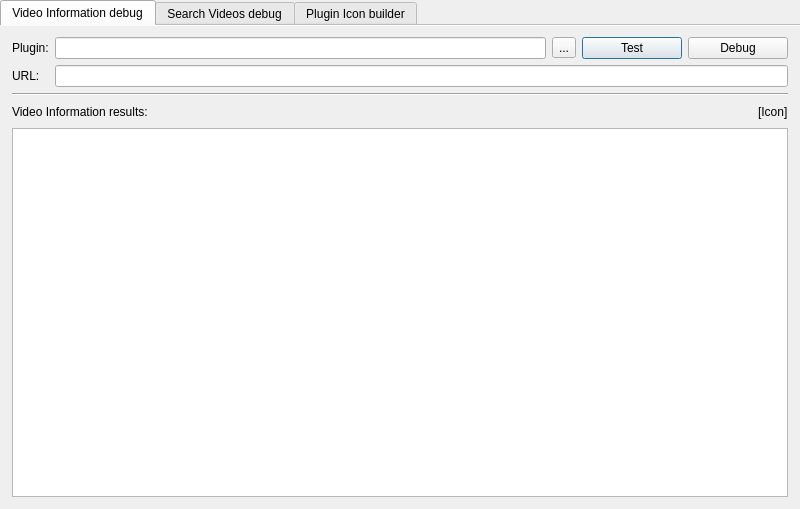
<?xml version="1.0" encoding="UTF-8"?>
<ui version="4.0">
 <class>MainWindow</class>
 <widget class="QMainWindow" name="MainWindow">
  <property name="geometry">
   <rect>
    <x>0</x>
    <y>0</y>
    <width>800</width>
    <height>509</height>
   </rect>
  </property>
  <property name="windowTitle">
   <string>Plugins Debugger</string>
  </property>
  <property name="toolButtonStyle">
   <enum>Qt::ToolButtonTextUnderIcon</enum>
  </property>
  <property name="unifiedTitleAndToolBarOnMac">
   <bool>true</bool>
  </property>
  <widget class="QWidget" name="centralWidget">
   <layout class="QGridLayout" name="gridLayout_3">
    <property name="margin">
     <number>0</number>
    </property>
    <item row="0" column="0">
     <widget class="QTabWidget" name="tabWidget">
      <property name="currentIndex">
       <number>0</number>
      </property>
      <property name="documentMode">
       <bool>true</bool>
      </property>
      <property name="movable">
       <bool>true</bool>
      </property>
      <widget class="QWidget" name="tab">
       <attribute name="title">
        <string>Video Information debug</string>
       </attribute>
       <layout class="QGridLayout" name="gridLayout_2">
        <property name="leftMargin">
         <number>12</number>
        </property>
        <property name="rightMargin">
         <number>12</number>
        </property>
        <property name="bottomMargin">
         <number>12</number>
        </property>
        <item row="0" column="0" colspan="3">
         <layout class="QGridLayout" name="gridLayout">
          <item row="0" column="0">
           <widget class="QLabel" name="label">
            <property name="text">
             <string>Plugin:</string>
            </property>
           </widget>
          </item>
          <item row="0" column="1">
           <widget class="QLineEdit" name="edtPluginPathVideoInformation">
            <property name="text">
             <string/>
            </property>
           </widget>
          </item>
          <item row="0" column="2">
           <layout class="QHBoxLayout" name="horizontalLayout">
            <item>
             <widget class="QToolButton" name="toolBtnPluginVideoInformation">
              <property name="text">
               <string>...</string>
              </property>
             </widget>
            </item>
            <item>
             <widget class="QPushButton" name="btnTestVideoInformation">
              <property name="minimumSize">
               <size>
                <width>100</width>
                <height>0</height>
               </size>
              </property>
              <property name="text">
               <string>Test</string>
              </property>
              <property name="default">
               <bool>true</bool>
              </property>
             </widget>
            </item>
            <item>
             <widget class="QPushButton" name="btnDebugVideoInformation">
              <property name="minimumSize">
               <size>
                <width>100</width>
                <height>0</height>
               </size>
              </property>
              <property name="text">
               <string>Debug</string>
              </property>
             </widget>
            </item>
           </layout>
          </item>
          <item row="1" column="0">
           <widget class="QLabel" name="label_2">
            <property name="text">
             <string>URL:</string>
            </property>
           </widget>
          </item>
          <item row="1" column="1" colspan="2">
           <widget class="QLineEdit" name="edtTestingURLVideoInformation">
            <property name="text">
             <string/>
            </property>
           </widget>
          </item>
         </layout>
        </item>
        <item row="2" column="0">
         <widget class="QLabel" name="label_3">
          <property name="text">
           <string>Video Information results:</string>
          </property>
         </widget>
        </item>
        <item row="2" column="1">
         <spacer name="horizontalSpacer">
          <property name="orientation">
           <enum>Qt::Horizontal</enum>
          </property>
          <property name="sizeHint" stdset="0">
           <size>
            <width>555</width>
            <height>20</height>
           </size>
          </property>
         </spacer>
        </item>
        <item row="2" column="2">
         <widget class="QLabel" name="imgIcon">
          <property name="text">
           <string>[Icon]</string>
          </property>
         </widget>
        </item>
        <item row="3" column="0" colspan="3">
         <widget class="QPlainTextEdit" name="outputVideoInformation"/>
        </item>
        <item row="1" column="0" colspan="3">
         <widget class="Line" name="line">
          <property name="orientation">
           <enum>Qt::Horizontal</enum>
          </property>
         </widget>
        </item>
       </layout>
      </widget>
      <widget class="QWidget" name="tab_3">
       <attribute name="title">
        <string>Search Videos debug</string>
       </attribute>
       <layout class="QGridLayout" name="gridLayout_6">
        <property name="leftMargin">
         <number>12</number>
        </property>
        <property name="rightMargin">
         <number>12</number>
        </property>
        <property name="bottomMargin">
         <number>12</number>
        </property>
        <item row="0" column="0" colspan="2">
         <layout class="QGridLayout" name="gridLayout_5">
          <item row="0" column="0">
           <widget class="QLabel" name="label_4">
            <property name="text">
             <string>Plugin:</string>
            </property>
           </widget>
          </item>
          <item row="0" column="1">
           <widget class="QLineEdit" name="edtPluginPathSearchVideos">
            <property name="text">
             <string/>
            </property>
           </widget>
          </item>
          <item row="0" column="2">
           <layout class="QGridLayout" name="gridLayout_4">
            <item row="0" column="1">
             <widget class="QPushButton" name="btnTestSearchVideos">
              <property name="minimumSize">
               <size>
                <width>100</width>
                <height>0</height>
               </size>
              </property>
              <property name="text">
               <string>Test</string>
              </property>
              <property name="default">
               <bool>true</bool>
              </property>
             </widget>
            </item>
            <item row="0" column="2">
             <widget class="QPushButton" name="btnDebugSearchVideos">
              <property name="minimumSize">
               <size>
                <width>100</width>
                <height>0</height>
               </size>
              </property>
              <property name="text">
               <string>Debug</string>
              </property>
             </widget>
            </item>
            <item row="0" column="0">
             <widget class="QToolButton" name="toolBtnPluginSearchVideos">
              <property name="text">
               <string>...</string>
              </property>
             </widget>
            </item>
           </layout>
          </item>
          <item row="1" column="0" colspan="3">
           <layout class="QHBoxLayout" name="horizontalLayout_3">
            <item>
             <widget class="QLabel" name="label_5">
              <property name="text">
               <string>Key words:</string>
              </property>
             </widget>
            </item>
            <item>
             <widget class="QLineEdit" name="edtTestingKeyWords">
              <property name="text">
               <string/>
              </property>
             </widget>
            </item>
            <item>
             <widget class="QLabel" name="label_6">
              <property name="text">
               <string>Page:</string>
              </property>
             </widget>
            </item>
            <item>
             <widget class="QSpinBox" name="spinBoxTestingPage">
              <property name="minimum">
               <number>1</number>
              </property>
              <property name="maximum">
               <number>9999</number>
              </property>
             </widget>
            </item>
           </layout>
          </item>
         </layout>
        </item>
        <item row="2" column="0" colspan="2">
         <widget class="QLabel" name="label_7">
          <property name="text">
           <string>Search results:</string>
          </property>
         </widget>
        </item>
        <item row="3" column="0" colspan="2">
         <widget class="QPlainTextEdit" name="outputSearchVideos"/>
        </item>
        <item row="1" column="0" colspan="2">
         <widget class="Line" name="line_2">
          <property name="orientation">
           <enum>Qt::Horizontal</enum>
          </property>
         </widget>
        </item>
       </layout>
      </widget>
      <widget class="QWidget" name="tab_2">
       <attribute name="title">
        <string>Plugin Icon builder</string>
       </attribute>
       <layout class="QGridLayout" name="gridLayout_7">
        <property name="leftMargin">
         <number>12</number>
        </property>
        <property name="rightMargin">
         <number>12</number>
        </property>
        <property name="bottomMargin">
         <number>12</number>
        </property>
        <item row="0" column="0">
         <widget class="QLabel" name="label_8">
          <property name="text">
           <string>Plugin:</string>
          </property>
         </widget>
        </item>
        <item row="0" column="1">
         <widget class="QLineEdit" name="edtImagePath">
          <property name="text">
           <string/>
          </property>
         </widget>
        </item>
        <item row="0" column="3">
         <widget class="QPushButton" name="btnGenerateIcon">
          <property name="text">
           <string>Generate Icon</string>
          </property>
          <property name="default">
           <bool>true</bool>
          </property>
         </widget>
        </item>
        <item row="2" column="0" colspan="4">
         <widget class="QLabel" name="label_9">
          <property name="text">
           <string>Icon Hex (ready for Copy&amp;Paste):</string>
          </property>
         </widget>
        </item>
        <item row="3" column="0" colspan="4">
         <widget class="QPlainTextEdit" name="outputIconHex"/>
        </item>
        <item row="1" column="0" colspan="4">
         <widget class="Line" name="line_3">
          <property name="orientation">
           <enum>Qt::Horizontal</enum>
          </property>
         </widget>
        </item>
        <item row="0" column="2">
         <widget class="QToolButton" name="toolBtnPluginIcon">
          <property name="text">
           <string>...</string>
          </property>
         </widget>
        </item>
       </layout>
      </widget>
     </widget>
    </item>
   </layout>
  </widget>
  <widget class="QMenuBar" name="menuBar">
   <property name="geometry">
    <rect>
     <x>0</x>
     <y>0</y>
     <width>800</width>
     <height>22</height>
    </rect>
   </property>
  </widget>
 </widget>
 <layoutdefault spacing="6" margin="11"/>
 <resources/>
 <connections/>
</ui>
